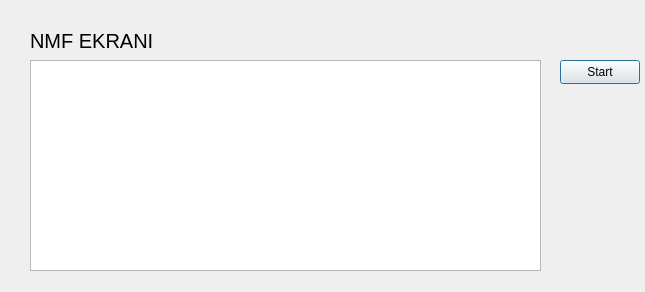
<?xml version="1.0" encoding="UTF-8"?>
<ui version="4.0">
 <class>Dialog</class>
 <widget class="QDialog" name="Dialog">
  <property name="geometry">
   <rect>
    <x>0</x>
    <y>0</y>
    <width>645</width>
    <height>292</height>
   </rect>
  </property>
  <property name="windowTitle">
   <string>Dialog</string>
  </property>
  <widget class="QLabel" name="label">
   <property name="geometry">
    <rect>
     <x>30</x>
     <y>20</y>
     <width>141</width>
     <height>41</height>
    </rect>
   </property>
   <property name="font">
    <font>
     <pointsize>15</pointsize>
    </font>
   </property>
   <property name="text">
    <string>NMF EKRANI</string>
   </property>
  </widget>
  <widget class="QPlainTextEdit" name="plainTextEdit">
   <property name="geometry">
    <rect>
     <x>30</x>
     <y>60</y>
     <width>511</width>
     <height>211</height>
    </rect>
   </property>
   <property name="font">
    <font>
     <pointsize>14</pointsize>
    </font>
   </property>
   <property name="overwriteMode">
    <bool>false</bool>
   </property>
   <property name="textInteractionFlags">
    <set>Qt::TextSelectableByKeyboard|Qt::TextSelectableByMouse</set>
   </property>
   <property name="centerOnScroll">
    <bool>false</bool>
   </property>
  </widget>
  <widget class="QPushButton" name="start_buton">
   <property name="geometry">
    <rect>
     <x>560</x>
     <y>60</y>
     <width>80</width>
     <height>24</height>
    </rect>
   </property>
   <property name="text">
    <string>Start</string>
   </property>
  </widget>
 </widget>
 <resources/>
 <connections/>
</ui>
